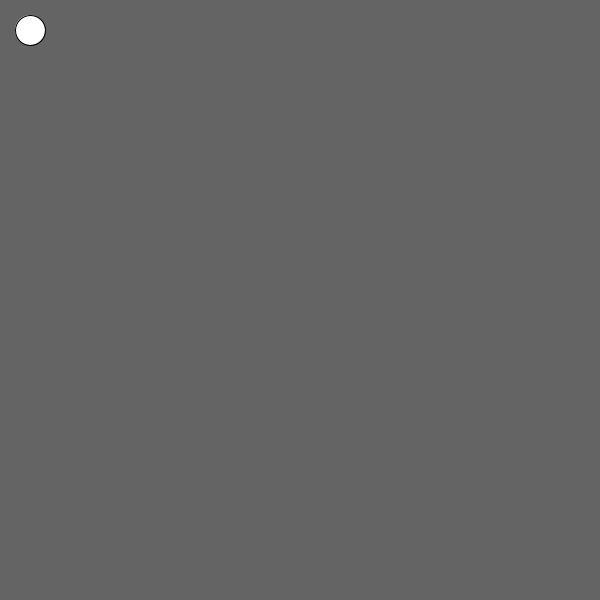
Frame 1 (no input)
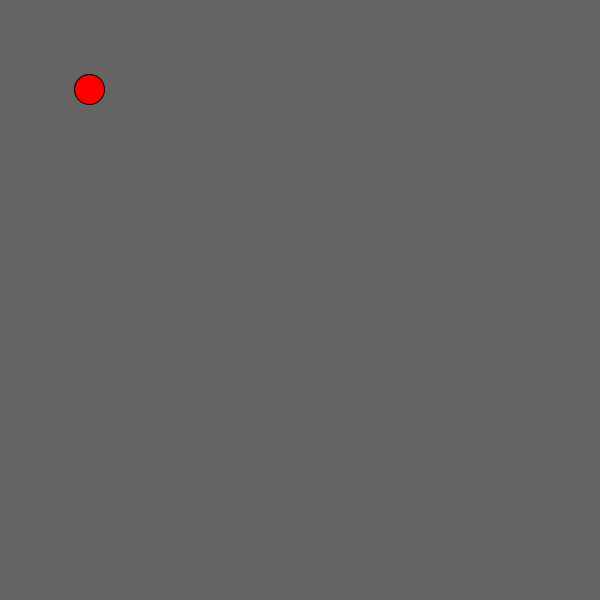
Frame 60 (the mouse pressed at the canvas centre just before this capture)
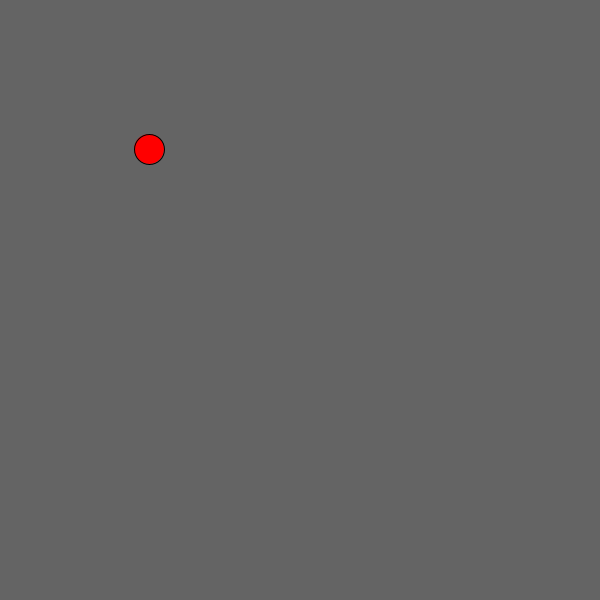
Frame 120 (the mouse held since frame 60 and released just before this capture)

The Processing sketch that drew these frames (run headless with seeded random() and noise(); from frame 60 on, the mouse is pressed at the canvas centre):

// Processing sketch: Collor_changing_ball
// ── Collor_changing_ball.pde
int x = 30;
int y = 30;
int dx = 1;
int dy = 1;
int r = 255;
int g = 0;
int b = 0;
void setup() {
  size(600, 600);
}

void draw() {
  //a background
  background(100, 100, 100);
  // a circle
  circle( x, y, 30);
  //color
  fill(r, g ,b);
  x = x + dx;
  if( x == 585){
    dx = -2;
    r = 255;
    g = 255;
    b = 255;
  }
  if (x == 15){
    dx = 2;
    r = 255;
    g = 0;
    b = 0;
  }
  y = y + dy;
  if( y == 585){
    dy = -3;
    r = 0;
    g = 0;
    b = 255;
  }
  if (y == 15){
    dy = 2;
    r = 0;
    g = 255;
    b = 0;
  }
}
